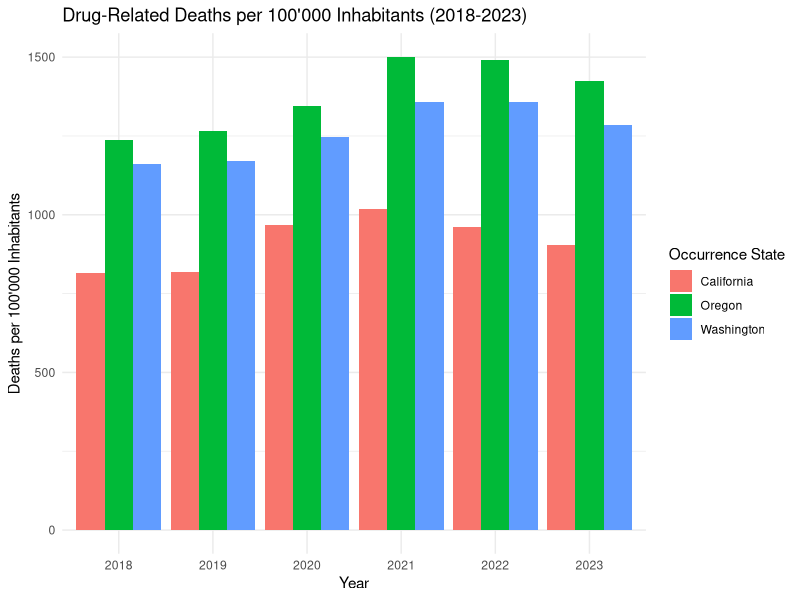
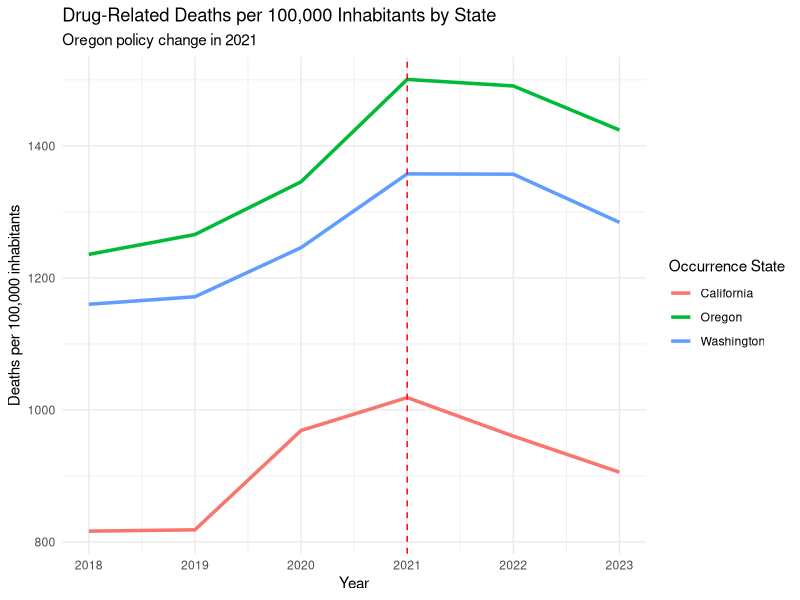
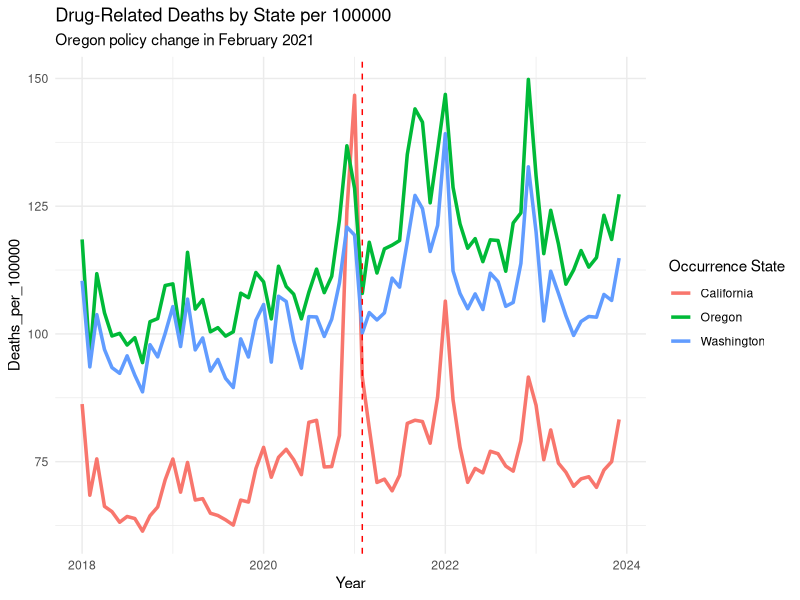
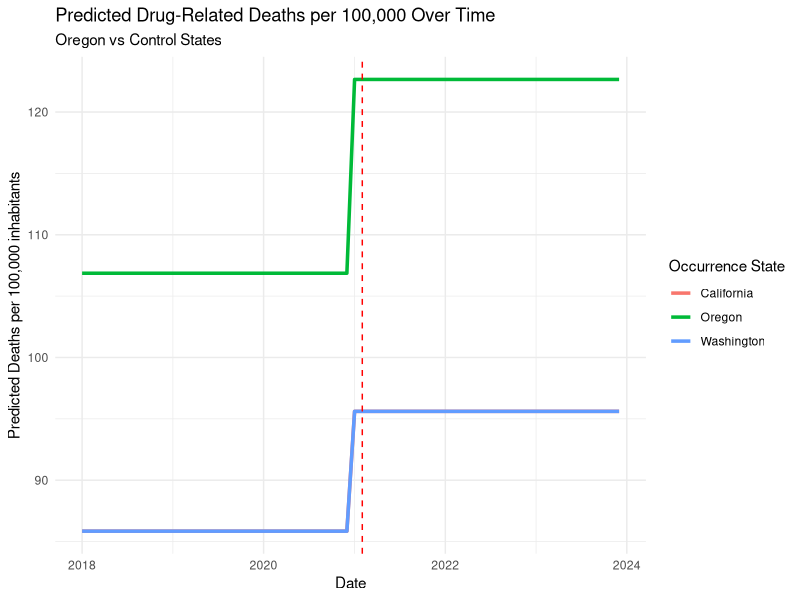
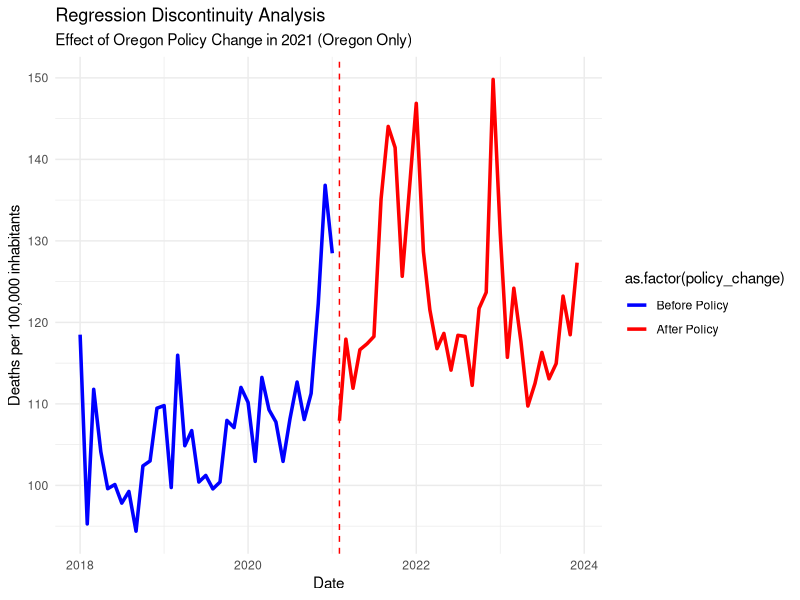

The R script that drew these images, in order:
## ---- chunk 1
knitr::opts_chunk$set(echo = TRUE)
## ---- chunk 2
library(readxl)
library(dplyr)
library(zoo)
library(lubridate)
library(ggplot2)
library(tidyr)
library(lmtest)
library(sandwich)

#globally exclude code chunks from the output
knitr::opts_chunk$set(echo = FALSE)

#setting directory
#setwd(dirname(rstudioapi::getSourceEditorContext()$path))
getwd()
## ---- chunk 3
# load the relevant part of the Data set, exclude notes starting from row 4374
Data <- read_excel("data/Drug_related_Deaths_2018-2024.xlsx", n_max = 4374)


# Overview for the Data
head(Data, 10)
str(Data)

## ---- chunk 4
# Read population data from Excel file for each region

# Load the population data from the first range (D244:M244)
population_oregon_1 <- read_excel("data/Ca_Or_Wa Population 2010-23.xlsx", 
                                  sheet = "Oregon", 
                                  range = "D244:M244", 
                                  col_names = FALSE)  # Disable header reading

# Load the population data from the second range (Q244:T244)
population_oregon_2 <- read_excel("data/Ca_Or_Wa Population 2010-23.xlsx", 
                                  sheet = "Oregon", 
                                  range = "Q244:T244", 
                                  col_names = FALSE)  # Disable header reading

# Combine the two data frames (horizontally) into one row
population_oregon <- cbind(population_oregon_1, population_oregon_2)

# Manually set the column names (years 2010 to 2023)
colnames(population_oregon) <- 2010:2023



# Load the population data from the first range in California
population_california_1 <- read_excel("data/Ca_Or_Wa Population 2010-23.xlsx", 
                                  sheet = "California", 
                                  range = "D487:M487", 
                                  col_names = FALSE)  # Disable header reading

# Load the population data from the second range (Q487:T487)
population_california_2 <- read_excel("data/Ca_Or_Wa Population 2010-23.xlsx", 
                                  sheet = "California", 
                                  range = "Q487:T487", 
                                  col_names = FALSE)  # Disable header reading

# Combine the two data frames (horizontally) into one row
population_california <- cbind(population_california_1, population_california_2)

# Manually set the column names (years 2010 to 2023)
colnames(population_california) <- 2010:2023



# Load the population data from the first range in Washington
population_washington_1 <- read_excel("data/Ca_Or_Wa Population 2010-23.xlsx", 
                                  sheet = "Washington", 
                                  range = "D286:M286", 
                                  col_names = FALSE)  # Disable header reading

# Load the population data from the second range 
population_washington_2 <- read_excel("data/Ca_Or_Wa Population 2010-23.xlsx", 
                                  sheet = "Washington", 
                                  range = "Q286:T286", 
                                  col_names = FALSE)  # Disable header reading

# Combine the two data frames (horizontally) into one row
population_washington <- cbind(population_washington_1, population_washington_2)

# Manually set the column names (years 2010 to 2023)
colnames(population_washington) <- 2010:2023


# Combine population data into a single data frame with an added column for state
population_data <- bind_rows(
  population_oregon %>% mutate(State = "Oregon"),
  population_washington %>% mutate(State = "Washington"),
  population_california %>% mutate(State = "California")
)


# Remove the temporary variables from the environment
rm(population_oregon_1, population_oregon_2, population_washington_1, 
   population_washington_2, population_california_1, population_california_2,
   population_oregon, population_washington, population_california)

# Convert wide format to long format
population_data <- population_data %>%
  pivot_longer(cols = -State,    # All columns except 'State'
               names_to = "year",   # The new column for years
               values_to = "population_count")  # The new column for population counts

#Convert year collum to numeric
population_data$year <- as.numeric(population_data$year)  

## ---- chunk 5

# look into Notes
unique(Data$Notes)

# only NA's so we delete this column
Data <- Data %>% select(-Notes)

# look into Dates
unique(Data$Month)

# Delete Row Sep., 2024 since the data is not complete
Data <- Data[Data$Month != "Sep., 2024 (provisional and partial)", ]

# Create column Provisional (TRUE/FALSE) based on the col Month '(provisional)'
Data$Provisional <- grepl("\\(provisional\\)", Data$Month)

# Delete " (provisional)" from the Date
####Data$Month <- gsub(" \\(provisional\\)", "", Data$Month)

# Convert into Date Variable
####Data$Month <- as.yearmon(Data$Month, format = "%b., %Y")
Data <- Data %>%
  #mutate(`Month` = as.yearmon(`Month Code`, format = "%Y/%m"))
    mutate(`Month` = ym(`Month Code`))


#### look into Deaths
#### Data$Deaths

# count of "Suppressed"
sum(Data$Deaths == "Suppressed")

# Some of the numbers are "Suppressed" this means that there are between 1 and 9 cases
# To use Deaths as a number we can leave them as NA's or substitute by a random number between 1 and 9

# Set seed for reproducibility if needed
set.seed(23)  

# Replace "Suppressed" in the Death column with a random number between 1 and 9
Data$Deaths <- ifelse(Data$Deaths == "Suppressed", sample(1:9, sum(Data$Deaths == "Suppressed"), replace = TRUE), Data$Deaths)
Data$Deaths <- as.numeric(Data$Deaths)

summary(Data)
sum(Data$Deaths == "Suppressed")
# Delete all columns that end on Code, they are duplicates of the other columns
Data <- Data[, !grepl("Code$", names(Data))]

glimpse(Data)
## ---- chunk 6

# Filter the data for each complete years 2018 to 2023 
Data_18_23 <- Data %>%
  filter(`Month` >= ym("2018-01") & `Month` <= ym("2023-12"))

# Group the data by occurrence state and year, then sum deaths per year
Data_18_23 <- Data_18_23 %>%
  group_by(`Occurrence State`, year = year(`Month`)) %>%
  summarise(Deaths = sum(Deaths))

# Merge the death data with population data by state and year
Data_with_population <- Data_18_23 %>%
  left_join(population_data, by = c("Occurrence State" = "State", "year" = "year"))

# Calculate deaths per 100,000 inhabitants for each year
Data_with_population <- Data_with_population %>%
  mutate(Deaths_per_100000 = (Deaths / population_count) * 100000)


# Plot the number of deaths per 10,000 inhabitants for each year and state
ggplot(Data_with_population, aes(x = factor(year), y = Deaths_per_100000, fill = `Occurrence State`)) +
  geom_bar(stat = "identity", position = "dodge") +
  labs(title = "Drug-Related Deaths per 100'000 Inhabitants (2018-2023)",
       x = "Year",
       y = "Deaths per 100'000 Inhabitants") +
  theme_minimal()


# Plot the trends over time for each state per year
ggplot(Data_with_population, aes(x = year, y = Deaths_per_100000, color = `Occurrence State`)) +
  geom_line(linewidth = 1.2) +
  geom_vline(xintercept = 2021, linetype = "dashed", color = "red") +  # Mark the policy change
  labs(title = "Drug-Related Deaths per 100,000 Inhabitants by State",
       subtitle = "Oregon policy change in 2021",
       x = "Year", y = "Deaths per 100,000 inhabitants") +
  theme_minimal()
## ---- chunk 7

# Filter the data for each complete month in 2018 to 2023 
Data_monthly <- Data %>%
  filter(`Month` >= ym("2018-01") & `Month` <= ym("2023-12"))

# Group the data by occurrence state and month, then sum deaths per month
Data_monthly <- Data_monthly %>%
  group_by(`Occurrence State`, year = year(`Month`), month = month(`Month`)) %>%
  summarise(Deaths = sum(Deaths))


# Merge the death data with population data by state and year
Data_monthly <- Data_monthly %>%
  left_join(population_data, by = c("Occurrence State" = "State", "year" = "year"))

# Calculate deaths per 100,000 inhabitants for each year
Data_monthly <- Data_monthly  %>%
  mutate(Deaths_per_100000 = (Deaths / population_count) * 100000)


# Create 'treatment' and 'post_policy' variables
Data_monthly <- Data_monthly %>%
  mutate(
    treatment = ifelse(`Occurrence State` == "Oregon", 1, 0),  # 1 for Oregon, 0 for California/Washington
    post_policy = ifelse(year >= 2021, 1, 0),  # 1 for years 2021 and later
    interaction = treatment * post_policy  # Interaction term for DiD
  )

# Create a new date column by combining year and month
Data_monthly <- Data_monthly %>%
  mutate(date = ym(paste(year, month, sep = "-")))  # Combine year and month into a date


# Difference-in-Differences (DiD) regression model with Deaths_per_100000

did_model <- lm(Deaths_per_100000 ~ treatment + post_policy + interaction, data = Data_monthly)
summary(did_model)

# Robust standard errors to handle heteroscedasticity
coeftest(did_model, vcov = vcovHC(did_model, type = "HC1"))

## ---- chunk 8

# Plot the trends over time for each state
ggplot(Data_monthly, aes(x = date, y = Deaths_per_100000, color = `Occurrence State`)) +
  geom_line(linewidth = 1.2) +
  geom_vline(xintercept = as.Date("2021-02-01"), linetype = "dashed", color = "red") +  # Mark the policy change
  labs(title = "Drug-Related Deaths by State per 100000",
       subtitle = "Oregon policy change in February 2021",
       x = "Year", y = "Deaths_per_100000") +
  theme_minimal()


# Generate predicted values based on the model
Data_monthly$predicted <- predict(did_model, newdata = Data_monthly)

# Visualize the predicted trends
ggplot(Data_monthly, aes(x = date, y = predicted, color = `Occurrence State`)) +
  geom_line(linewidth = 1.2) +
  geom_vline(xintercept = as.Date("2021-02-01"), linetype = "dashed", color = "red") +  # Mark the policy change
  labs(title = "Predicted Drug-Related Deaths per 100,000 Over Time",
       subtitle = "Oregon vs Control States",
       x = "Date", y = "Predicted Deaths per 100,000 inhabitants") +
  theme_minimal()
## ---- chunk 9
# Regression Discontinuity Analysis: To further validate the DiD results

# Filter the data for the entire period from 2018 to 2023
Data_RD <- Data_monthly %>%
  filter(date >= as.Date("2018-01-01") & date <= as.Date("2023-12-01") & `Occurrence State` == "Oregon")

# Create a binary variable for the policy change
Data_RD <- Data_RD %>%
  mutate(policy_change = ifelse(date >= as.Date("2021-02-01"), 1, 0))

# Fit a regression model to estimate the effect of the policy change
rd_model <- lm(Deaths_per_100000 ~ policy_change, data = Data_RD)
summary(rd_model)

# Robust standard errors to handle heteroscedasticity
coeftest(rd_model, vcov = vcovHC(rd_model, type = "HC1"))

# Plot the regression discontinuity analysis
ggplot(Data_RD, aes(x = date, y = Deaths_per_100000, color = as.factor(policy_change))) +
  geom_line(linewidth = 1.2) +
  geom_vline(xintercept = as.Date("2021-02-01"), linetype = "dashed", color = "red") +  # Mark the policy change
  # Legend
  scale_color_manual(values = c("0" = "blue", "1" = "red"), labels = c("Before Policy", "After Policy")) +
  labs(title = "Regression Discontinuity Analysis",
       subtitle = "Effect of Oregon Policy Change in 2021 (Oregon Only)",
       x = "Date", y = "Deaths per 100,000 inhabitants") +
  theme_minimal()
